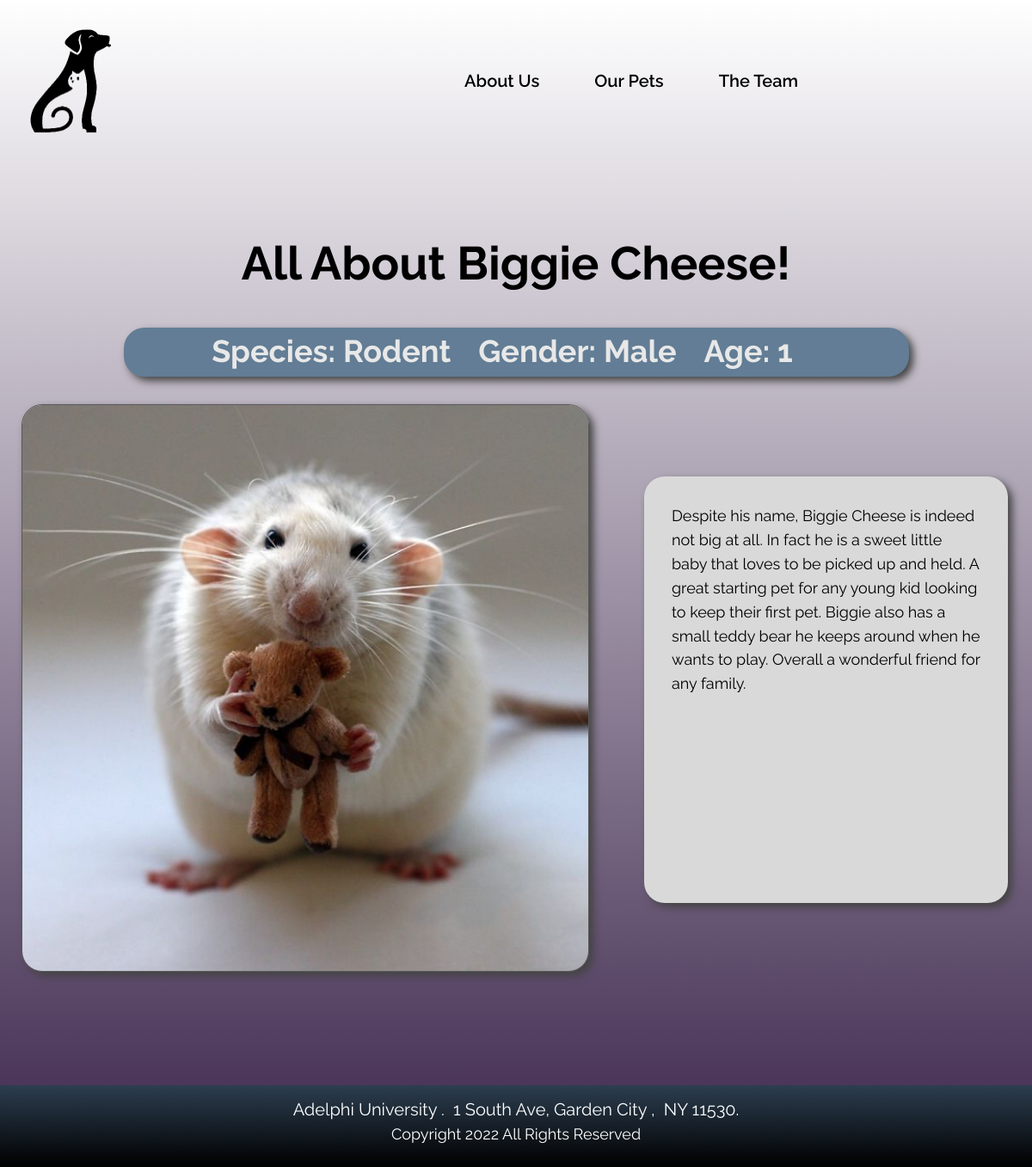
The app's page /php/pet.php?id=12 with its own data.
### tables this page shows
CREATE TABLE `animalBI` (
  `id` int(3) NOT NULL,
  `name` varchar(50) NOT NULL,
  `sp_name` varchar(50) NOT NULL,
  `gender` varchar(1) NOT NULL CHECK (`gender` in ('F','M')),
  `age` int(3) NOT NULL CHECK (`age` > 0),
  `ad_sts` varchar(50) NOT NULL DEFAULT 'waiting',
  `descrip` varchar(1000) NOT NULL,
  `img` varchar(100) NOT NULL
);

### php/pet.php (the view, shortened to what this page needs)
<!DOCTYPE html>
<html lang="en">
  <head>
    <link rel="stylesheet" href="../html/css/style.css" />
  </head>
  <body>
    <div>
      <link href="../html/css/pet.css" rel="stylesheet" />
      <div class="pet-container">
        <div class="pet-navigation-bar">
          <a href="../index.html" class="pet-navlink">
            <img
              alt="logo"
              src="../image/icon.ico"
              loading="eager"
              class="pet-logo"
            />
          </a>
          <div class="pet-links">
            <a href="../html/about.html" class="pet-about-us">About Us</a>
            <a href="search.php" class="pet-our-pets">Our Pets</a>
            <a href="../html/team.html" class="pet-the-team">The Team</a>
          </div>
        </div>
        <div class="pet-container1">
          <p><?php
          $servername = "localhost";
          $username = "root";
          $password = "";
          $dbname = "animal_adopt";
          $conn = new mysqli($servername, $username, $password, $dbname);
          $id = $_GET['id'];
          $sql = "SELECT * FROM animalBI WHERE id = " . $id;
          $result = $conn->query($sql);
          if ($result -> num_rows > 0) {
              while($row = $result -> fetch_assoc()) {
                if ($row["gender"] == "M"){
                  $gender = "Male";
                }
                else if ($row["gender"] == "F"){
                  $gender = "Female";
                }
                echo '<h1 class="pet-text">All About ' . $row["name"] . '!</h1>
                <div class="pet-container2">
                  <h1 class="pet-sp">Species: ' . ucfirst($row["sp_name"]) . '</h1>
                  <h1 class="pet-gender">Gender: ' . $gender . '</h1>
                  <h1 class="pet-age">Age: ' . $row["age"] . '</h1>
                </div>
                <div class="pet-container3">
                  <img
                    alt="image"
                    src="../image/' . $row["img"] . '"
                    class="pet-image"
                  />
                  <div class="pet-container4">
                  <div class="pet-container5"><span>' . $row["descrip"] . '</span></div>';
                }
              }
              ?></p>
            </div>
          </div>
        </div>
        <div class="pet-footer">
          <span class="pet-address">
            <span class="pet-text2">
              Adelphi University .&nbsp; 1 South Ave, Garden City ,&nbsp; NY
              11530.
            </span>
            <br />
          </span>
          <span class="pet-copyright">
            <span class="pet-text4">Copyright 2022 All Rights Reserved</span>
            <br />
          </span>
        </div>
  </body>
</html>

### html/css/style.css (style rules this page uses)
:root { --dl-color-gray-500: #595959; --dl-color-gray-700: #999999; --dl-color-gray-900: #D9D9D9; --dl-color-danger-300: #A22020; --dl-color-danger-500: #BF2626; --dl-color-danger-700: #E14747; --dl-color-gray-black: #000000; --dl-color-gray-white: #FFFFFF; --dl-color-primary-p4: #7e979bff; --dl-color-primary-p8: #a45a6bff; --dl-color-primary-p9: #747895ff; --dl-space-space-unit: 8px; --dl-color-primary-900: #add4d1ff; --dl-color-primary-p10: #ede2d8ff; --dl-color-primary-p11: #ad7656ff; --dl-color-primary-p12: #001b39ff; --dl-color-primary-p13: #bdabcaff; --dl-color-primary-p21: #637776ff; --dl-color-primary-p81: #6d3737ff; --dl-color-primary-p82: #d8b59cff; --dl-color-success-300: #199033; --dl-color-success-500: #32A94C; --dl-color-success-700: #4CC366; --dl-radius-radius-round: 50%; --dl-size-size-maxcontent: 1414px; --dl-space-space-halfunit: 4px; --dl-space-space-tenunits: 80px; --dl-radius-radius-radius2: 2px; --dl-radius-radius-radius4: 4px; --dl-radius-radius-radius8: 8px; --dl-space-space-fiveunits: 40px; --dl-space-space-fourunits: 32px; --dl-color-primary-palette1: #627d95ff; --dl-color-primary-palette3: #5a7482ff; --dl-radius-radius-radius24: 24px; --dl-space-space-doubleunit: 16px; --dl-space-space-tripleunit: 24px; --dl-color-primary-pallette5: #dfddceff; }

### php/pet.php (style rules this page uses)
html { line-height: 1.15; }
body { margin: 0; }
* { box-sizing: border-box; border-width: 0; border-style: solid; }
p,li,ul,pre,div,h1,h2,h3,h4,h5,h6,figure,blockquote,figcaption { margin: 0; padding: 0; }
a { color: inherit; text-decoration: inherit; }
img { display: block; }
html { scroll-behavior: smooth }
html { font-family: Raleway; font-size: 18px; }
body { font-weight: 400; font-style:normal; text-decoration: none; text-transform: none; letter-spacing: normal; line-height: 1.55; color: var(--dl-color-gray-black); background-color: var(--dl-color-gray-white); }
html { scroll-behavior: smooth; }

### records on screen
animalbi: name "Biggie Cheese", sp_name "Rodent", gender "Male", age "1", img (picture), descrip "Despite his name, Biggie Cheese is indeed not big at all. In fact he is a sweet little baby that loves to be picked up and held. A great starting pet for any young kid looking to keep their first pet. Biggie also has a small teddy bear he keeps around when he wants to play. Overall a wonderful friend for any family."
